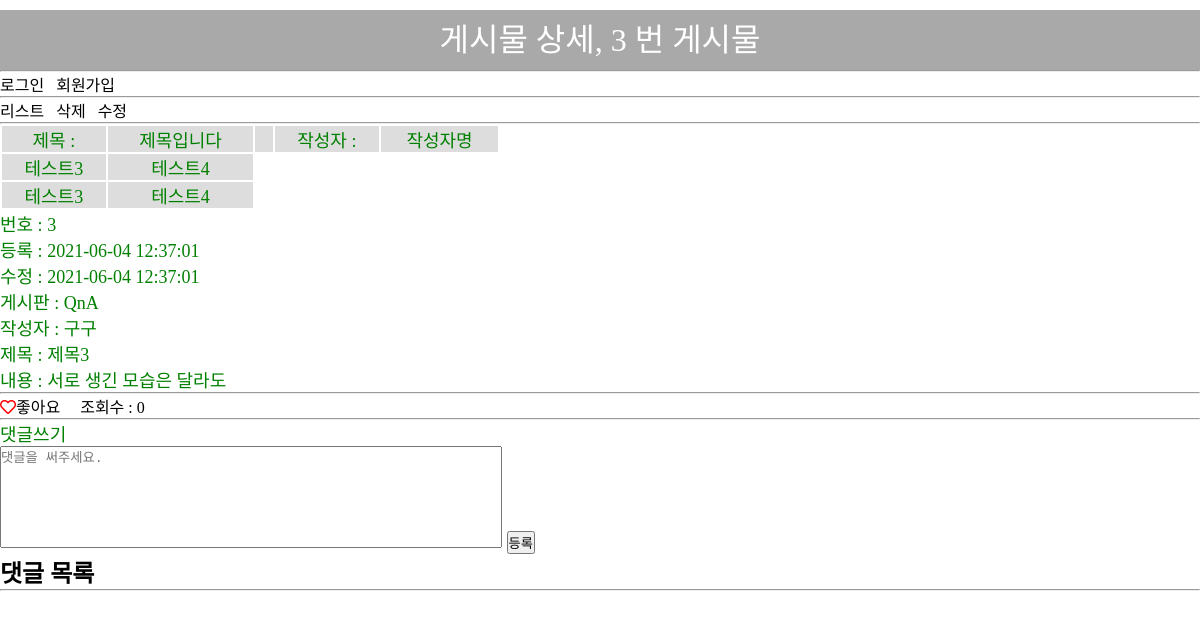
The app's page /usr/article/detail.php?id=3 with its own data.
### tables this page shows
CREATE TABLE article(
  id INT(10) UNSIGNED NOT NULL PRIMARY KEY AUTO_INCREMENT,
  memberId INT(10) UNSIGNED NOT NULL,
  boardId INT(10) UNSIGNED NOT NULL,
  regDate DATETIME NOT NULL,
  updateDate DATETIME NOT NULL,
  title VARCHAR(20) NOT NULL,
  `body` TEXT NOT NULL,
  hit INT(10) UNSIGNED NOT NULL
);

CREATE TABLE board(
  id INT(10) UNSIGNED NOT NULL PRIMARY KEY AUTO_INCREMENT,
  regDate DATETIME NOT NULL,
  updateDate DATETIME NOT NULL,
  `name` VARCHAR(20) NOT NULL,
  `code` VARCHAR(20) NOT NULL
);

CREATE TABLE `member`(
  id INT(10) UNSIGNED NOT NULL PRIMARY KEY AUTO_INCREMENT,
  regDate DATETIME NOT NULL,
  updateDate DATETIME NOT NULL,
  loginId VARCHAR(20) NOT NULL,
  loginPw VARCHAR(100) NOT NULL,
  `name` VARCHAR(20) NOT NULL,
  nickName VARCHAR(20) NOT NULL,
  email VARCHAR(100) NOT NULL,
  delStatus boolean not null
);

### util.php (called while the page is built, shortened)
<?php
class DB__SecSql{
  private string $templateStr = "";
  private array $params = [];
  public function add(string $sqlBit, string $param = null){
    $this -> templateStr .= " " . $sqlBit;
    if($param){
      $this->params[] = $param;
    }
  }
  public function getTemplate() : string{
    return trim($this -> templateStr);
  }
  public function getForBindParam1stArg() : string{
    $paramTypesStr = "";
    $count = count($this -> params);
    for($i = 0; $i < $count; $i++){
      $paramTypesStr .= "s";
    }
    return $paramTypesStr;
  }
  public function getParams() : array {
    return $this->params;
  }
  public function getParamsCount(): int {
    return count($this->params);
  }
}
function DB__secSql(){
  return new DB__SecSql();
}
function DB__getStmtFromSecSql(DB__SecSql $sql): mysqli_stmt {
  global $dbConn;
  $stmt = $dbConn->prepare($sql->getTemplate());
  if( $sql->getParamsCount() ){
    $stmt->bind_param($sql -> getForBindParam1stArg(), ...$sql->getParams());
  }
  return $stmt;
}
function DB__getRow(DB__SecSql $sql){
  $stmt = DB__getStmtFromSecSql($sql);
  $stmt->execute();
  $result = $stmt->get_result();
  return $result->fetch_assoc();
}

### usr/article/detail.php (the view, shortened to what this page needs)
<?php
$id = intval($_GET['id']);
$sql = DB__secSql();
$sql->add("SELECT *");
$sql->add("FROM article AS A");
$sql->add("WHERE A.id = ?", $id);
$article = DB__getRow($sql);
$sqlBoard = DB__secSql();
$sqlBoard->add("SELECT *");
$sqlBoard->add("FROM board AS B");
$sqlBoard->add("WHERE B.id = ?", $article['boardId']);
$board = DB__getRow($sqlBoard);
$sqlMember = DB__secSql();
$sqlMember->add("SELECT *");
$sqlMember->add("FROM `member` AS M");
$sqlMember->add("WHERE M.id = ?", $article['memberId']);
$member = DB__getRow($sqlMember);
?>
<?php require_once __DIR__ . "/../head.php"; ?>
  <section>
    <a href="list.php">리스트</a>&ensp;
    <a onclick="if( confirm('정말 삭제하시겠습니까?') == false )return false;" href="doDelete.php?id=<?=$id?>">삭제</a>&ensp;
    <a href="modify.php?id=<?=$id?>">수정</a>
  </section>
  <hr>
  <div>
    <table>
      <tr>
        <td>제목 : </td>
        <td>제목입니다</td>
        <td>&ensp;</td>
        <td>작성자 : </td>
        <td>작성자명</td>
      </tr>
      <tr>
        <td>테스트3</td>
        <td>테스트4</td>
      </tr>
      <tr>
        <td>테스트3</td>
        <td>테스트4</td>
      </tr>
    </table>
    번호 : <?=$article['id']?><br>
    등록 : <?=$article['regDate']?><br>
    수정 : <?=$article['updateDate']?><br>
    게시판 : <?=$board['name']?><br>
    작성자 : <?=$member['nickName']?><br>
    제목 : <?=$article['title']?><br>
    내용 : <?=$article['body']?>
  </div>
  <hr>
  <span><i class="far fa-heart heart-icon"></i>좋아요</span>&ensp;&ensp;
  <span>조회수 : <?=$article['hit']?></span>
  <hr>
  <div>
    <span>댓글쓰기</span><br>
    <form action="../reply/doWrite.php">
      <textarea placeholder="댓글을 써주세요." name="body"></textarea>
      <input type="submit" value="등록">
    </form>
  </div>
  <h2>댓글 목록</h2>
  <hr>
<?php require_once __DIR__ . "/../foot.php"; ?>

### common.css (style rules this page uses)
div { font-size: 18px; color: green ; }
* { padding:0; margin:0; }
a { text-decoration:none; color:inherit; }
table { border: 2px solid gray ; border-collapse: collapse; text-align: center; width:500px; }
tr, td { background-color: #ddd; border: 2px solid white ; box-sizing: border-box; }
textarea { width:500px; height:100px; resize:none; }
.heart-icon { color:red; }

### records on screen
article: id "3", regDate "2021-06-04 12:37:01", updateDate "2021-06-04 12:37:01", title "제목3", body "서로 생긴 모습은 달라도", hit "0"
board: name "QnA"
member: nickName "구구"

### other values on screen
$pageTitle "게시물 상세, 3 번 게시물"
